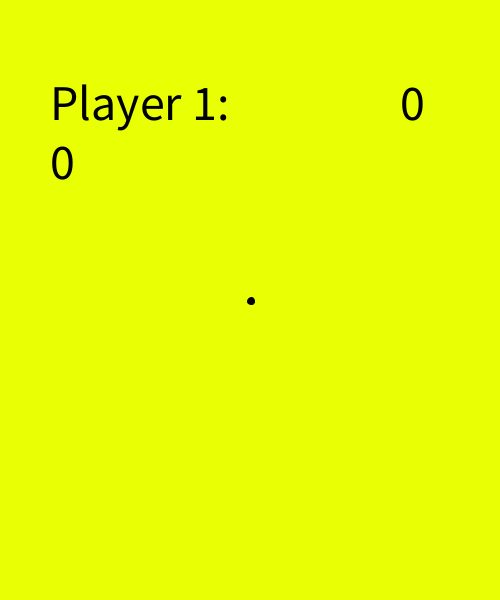
Frame 1 (no input)
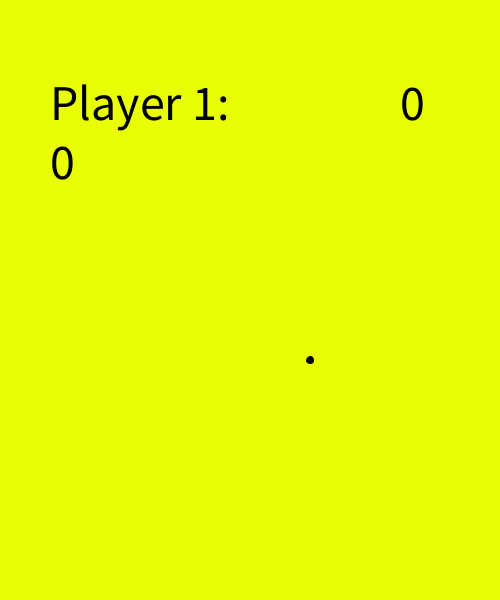
Frame 60 (the mouse pressed at the canvas centre just before this capture)
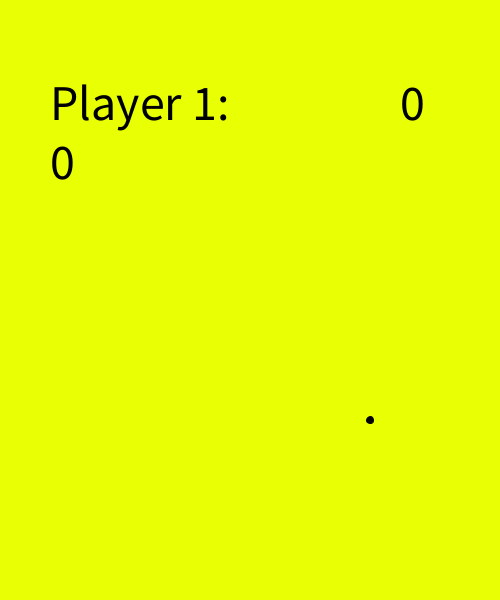
Frame 120 (the mouse held since frame 60 and released just before this capture)

The Processing sketch that drew these frames (run headless with seeded random() and noise(); from frame 60 on, the mouse is pressed at the canvas centre):

// Processing sketch: CanvasScore_OneBallStart
// ── CanvasScore_OneBallStart.pde
// Global Variables
int ballX, ballY;
int ballStartX, ballStartY;
int ballDiameter;
int ballMoveX = 1, ballMoveY = 1;
int [] score = {0, 0}; //Player score 1 & 2

void setup() {
  size(500, 600);
  ballStartX = width/2;
  ballStartY = height/2;
  ballX = ballStartX;
  ballY = ballStartY;
  ballDiameter = width/70; //must pick one dimension for both ellipse diameters, for a circle
}

void draw() {
  background(#E9FF03); //Yellow

  //Calcualting "next" ball position
  //Section necessary when calling functions so passing current arguements
  ballX += ballMoveX; //origonally x+1 operation
  ballY += ballMoveY; //origonally x+1 operation

  //Ball Movement within Pong Table
  if (ballX == 0 || ballX == width) { //Score for Player 2, note the index
    if (ballX == 0) { //Player 2 Score
      score[1] += 1;
    }
    if (ballX == width) { //Player 1 Score
      score[0] += 1;
    }
    ballX = ballStartX;
    ballY = ballStartY;
  }

  // Code to bounce off of paddles, here
  // ballMoveX *= (-1); //Shorthand for previous x*-1

  if (ballY == height || ballY == 0) {
    ballMoveY = ballMoveY * (-1);
  }

  //Printing Ball
  fill(0); //Black
  ellipse(ballX, ballY, ballDiameter, ballDiameter);
  
  //Printing Score to the Canvas
  textSize(0.1*width);
  text("Player 1:\n" + score[0], (width*1/5)-(0.1*width), height*1/5); //Printing to ration of screen, Player 1 is minusing width of font
  // Note: review of Character escape and this seems to "busy" on the screen
  text(score[1], width*4/5, height*1/5);
  println ("Score Board is: " + score[0] + " Player-1" + "     " + score[1] + " Player-2");

  //Debugging Ball Position
  //print ("Ball X-Value: " + ballX);
  //println (", Ball Y-Value: " + ballY);
}
